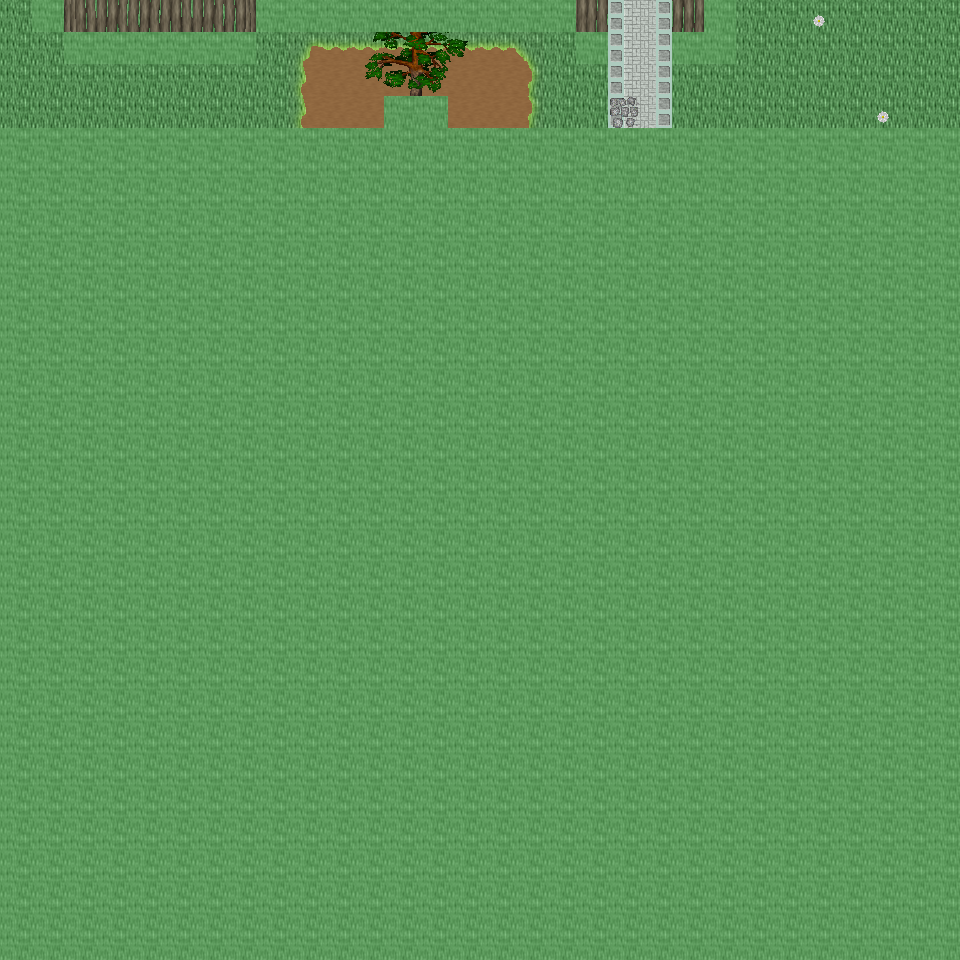

A level layout from a 2D game, rendered from its tile map. Below: a short description, then the map file with tile-grid data replaced by summaries:
An orthogonal 30x30 tile map with 32x32 px tiles, 6 tile layers (Ground, Object, Object2, Above, ...), 61 tilesets and 6 objects (6x mapchange).

<map version="1.0" orientation="orthogonal" renderorder="right-down" width="30" height="30" tilewidth="32" tileheight="32" nextobjectid="7">
  <tileset firstgid="1" name="tileset_ground_ground" tilewidth="32" tileheight="32" tilecount="33" columns="3">
    <image source="../drawable/tileset_ground_ground.png" width="96" height="352" />
  </tileset>
  <tileset firstgid="34" name="tileset_ground_ground_2" tilewidth="32" tileheight="32" tilecount="4" columns="4">
    <image source="../drawable/tileset_ground_ground_2.png" width="128" height="32" />
  </tileset>
  <tileset firstgid="38" name="tileset_building_wall_wall_brown" tilewidth="32" tileheight="32" tilecount="12" columns="3">
    <image source="../drawable/tileset_building_wall_wall_brown.png" width="96" height="128" />
  </tileset>
  <tileset firstgid="50" name="tileset_building_roof_green" tilewidth="32" tileheight="32" tilecount="20" columns="5">
    <image source="../drawable/tileset_building_roof_green.png" width="160" height="128" />
  </tileset>
  <tileset firstgid="70" name="tileset_building_roof_red" tilewidth="32" tileheight="32" tilecount="20" columns="5">
    <image source="../drawable/tileset_building_roof_red.png" width="160" height="128" />
  </tileset>
  <tileset firstgid="90" name="tileset_building_roof_blue" tilewidth="32" tileheight="32" tilecount="20" columns="5">
    <image source="../drawable/tileset_building_roof_blue.png" width="160" height="128" />
  </tileset>
  <tileset firstgid="110" name="tileset_ground_cobbled_paving" tilewidth="32" tileheight="32" tilecount="1" columns="1">
    <image source="../drawable/tileset_ground_cobbled_paving.png" width="32" height="32" />
  </tileset>
  <tileset firstgid="111" name="tileset_plant_flower_daisy_white" tilewidth="32" tileheight="32" tilecount="8" columns="2">
    <image source="../drawable/tileset_plant_flower_daisy_white.png" width="64" height="128" />
  </tileset>
  <tileset firstgid="119" name="tileset_ground_ridge_earth_pale" tilewidth="32" tileheight="32" tilecount="96" columns="12">
    <image source="../drawable/tileset_ground_ridge_earth_pale.png" width="384" height="256" />
  </tileset>
  <tileset firstgid="215" name="tileset_ground_grass_edges" tilewidth="32" tileheight="32" tilecount="36" columns="12">
    <image source="../drawable/tileset_ground_grass_edges.png" width="384" height="96" />
  </tileset>
  <tileset firstgid="251" name="tileset_ground_grass_corners" tilewidth="32" tileheight="32" tilecount="24" columns="6">
    <image source="../drawable/tileset_ground_grass_corners.png" width="192" height="128" />
  </tileset>
  <tileset firstgid="275" name="tileset_building_wall_stone" tilewidth="32" tileheight="32" tilecount="12" columns="3">
    <image source="../drawable/tileset_building_wall_stone.png" width="96" height="128" />
  </tileset>
  <tileset firstgid="287" name="tileset_building_door_door_n" tilewidth="32" tileheight="32" tilecount="6" columns="3">
    <image source="../drawable/tileset_building_door_door_n.png" width="96" height="64" />
  </tileset>
  <tileset firstgid="293" name="tileset_plant_bush_hedge" tilewidth="32" tileheight="32" tilecount="35" columns="5">
    <image source="../drawable/tileset_plant_bush_hedge.png" width="160" height="224" />
  </tileset>
  <tileset firstgid="328" name="tileset_plant_flower_daisy_blue" tilewidth="32" tileheight="32" tilecount="8" columns="2">
    <image source="../drawable/tileset_plant_flower_daisy_blue.png" width="64" height="128" />
  </tileset>
  <tileset firstgid="336" name="tileset_plant_flower_daisy_yellow" tilewidth="32" tileheight="32" tilecount="8" columns="2">
    <image source="../drawable/tileset_plant_flower_daisy_yellow.png" width="64" height="128" />
  </tileset>
  <tileset firstgid="344" name="tileset_plant_flower_daisy_red" tilewidth="32" tileheight="32" tilecount="8" columns="2">
    <image source="../drawable/tileset_plant_flower_daisy_red.png" width="64" height="128" />
  </tileset>
  <tileset firstgid="352" name="tileset_plant_grasses" tilewidth="32" tileheight="32" tilecount="6" columns="3">
    <image source="../drawable/tileset_plant_grasses.png" width="96" height="64" />
  </tileset>
  <tileset firstgid="358" name="tileset_building_fence_fence_chunky" tilewidth="32" tileheight="32" tilecount="21" columns="3">
    <image source="../drawable/tileset_building_fence_fence_chunky.png" width="96" height="224" />
  </tileset>
  <tileset firstgid="379" name="tileset_building_window_window_left" tilewidth="32" tileheight="32" tilecount="2" columns="2">
    <image source="../drawable/tileset_building_window_window_left.png" width="64" height="32" />
  </tileset>
  <tileset firstgid="381" name="tileset_building_window_window_right" tilewidth="32" tileheight="32" tilecount="2" columns="2">
    <image source="../drawable/tileset_building_window_window_right.png" width="64" height="32" />
  </tileset>
  <tileset firstgid="383" name="tileset_plant_leaves" tilewidth="32" tileheight="32" tilecount="8" columns="4">
    <image source="../drawable/tileset_plant_leaves.png" width="128" height="64" />
  </tileset>
  <tileset firstgid="391" name="tileset_ground_rock_rocks_2" tilewidth="32" tileheight="32" tilecount="4" columns="2">
    <image source="../drawable/tileset_ground_rock_rocks_2.png" width="64" height="64" />
  </tileset>
  <tileset firstgid="395" name="tileset_plant_bush_bushes" tilewidth="32" tileheight="32" tilecount="10" columns="5">
    <image source="../drawable/tileset_plant_bush_bushes.png" width="160" height="64" />
  </tileset>
  <tileset firstgid="405" name="tileset_plant_tree_tree_darkgreen" tilewidth="32" tileheight="32" tilecount="88" columns="8">
    <image source="../drawable/tileset_plant_tree_tree_darkgreen.png" width="256" height="352" />
  </tileset>
  <tileset firstgid="493" name="tileset_building_window_window_long" tilewidth="32" tileheight="32" tilecount="3" columns="3">
    <image source="../drawable/tileset_building_window_window_long.png" width="96" height="32" />
  </tileset>
  <tileset firstgid="496" name="tileset_furniture_table_table_with_hob" tilewidth="32" tileheight="32" tilecount="5" columns="5">
    <image source="../drawable/tileset_furniture_table_table_with_hob.png" width="160" height="32" />
  </tileset>
  <tileset firstgid="501" name="tileset_furniture_chair_wooden" tilewidth="32" tileheight="32" tilecount="5" columns="5">
    <image source="../drawable/tileset_furniture_chair_wooden.png" width="160" height="32" />
  </tileset>
  <tileset firstgid="506" name="tileset_item_chest_large" tilewidth="32" tileheight="32" tilecount="8" columns="4">
    <image source="../drawable/tileset_item_chest_large.png" width="128" height="64" />
  </tileset>
  <tileset firstgid="514" name="tileset_object_well" tilewidth="32" tileheight="32" tilecount="4" columns="2">
    <image source="../drawable/tileset_object_well.png" width="64" height="64" />
  </tileset>
  <tileset firstgid="518" name="tileset_item_pot_dark_barrel" tilewidth="32" tileheight="32" tilecount="2" columns="1">
    <image source="../drawable/tileset_item_pot_dark_barrel.png" width="32" height="64" />
  </tileset>
  <tileset firstgid="520" name="tileset_building_decoration_banner" tilewidth="32" tileheight="32" tilecount="12" columns="1">
    <image source="../drawable/tileset_building_decoration_banner.png" width="32" height="384" />
  </tileset>
  <tileset firstgid="532" name="tileset_item_pot_pot_burgundy" tilewidth="32" tileheight="32" tilecount="1" columns="1">
    <image source="../drawable/tileset_item_pot_pot_burgundy.png" width="32" height="32" />
  </tileset>
  <tileset firstgid="533" name="tileset_item_statue_green_stone_3" tilewidth="32" tileheight="32" tilecount="3" columns="1">
    <image source="../drawable/tileset_item_statue_green_stone_3.png" width="32" height="96" />
  </tileset>
  <tileset firstgid="536" name="tileset_item_postbox" tilewidth="32" tileheight="32" tilecount="4" columns="2">
    <image source="../drawable/tileset_item_postbox.png" width="64" height="64" />
  </tileset>
  <tileset firstgid="540" name="tileset_ground_ladder_steps" tilewidth="32" tileheight="32" tilecount="6" columns="3">
    <image source="../drawable/tileset_ground_ladder_steps.png" width="96" height="64" />
  </tileset>
  <tileset firstgid="546" name="tileset_item_statue_bird" tilewidth="32" tileheight="32" tilecount="8" columns="2">
    <image source="../drawable/tileset_item_statue_bird.png" width="64" height="128" />
  </tileset>
  <tileset firstgid="554" name="tileset_item_statue_fairypool" tilewidth="32" tileheight="32" tilecount="16" columns="2">
    <image source="../drawable/tileset_item_statue_fairypool.png" width="64" height="256" />
  </tileset>
  <tileset firstgid="570" name="tileset_building_decoration_rocks_2" tilewidth="32" tileheight="32" tilecount="2" columns="1">
    <image source="../drawable/tileset_building_decoration_rocks_2.png" width="32" height="64" />
  </tileset>
  <tileset firstgid="572" name="tileset_item_pot_pot_purple" tilewidth="32" tileheight="32" tilecount="1" columns="1">
    <image source="../drawable/tileset_item_pot_pot_purple.png" width="32" height="32" />
  </tileset>
  <tileset firstgid="573" name="tileset_item_pot_barrel" tilewidth="32" tileheight="32" tilecount="2" columns="1">
    <image source="../drawable/tileset_item_pot_barrel.png" width="32" height="64" />
  </tileset>
  <tileset firstgid="575" name="tileset_building_decoration_chimney_big" tilewidth="32" tileheight="32" tilecount="2" columns="1">
    <image source="../drawable/tileset_building_decoration_chimney_big.png" width="32" height="64" />
  </tileset>
  <tileset firstgid="577" name="tileset_building_decoration_library_banner" tilewidth="32" tileheight="32" tilecount="6" columns="3">
    <image source="../drawable/tileset_building_decoration_library_banner.png" width="96" height="64" />
  </tileset>
  <tileset firstgid="583" name="tileset_building_decoration_chimney" tilewidth="32" tileheight="32" tilecount="2" columns="1">
    <image source="../drawable/tileset_building_decoration_chimney.png" width="32" height="64" />
  </tileset>
  <tileset firstgid="585" name="tileset_plant_bush_large_green" tilewidth="32" tileheight="32" tilecount="9" columns="3">
    <image source="../drawable/tileset_plant_bush_large_green.png" width="96" height="96" />
  </tileset>
  <tileset firstgid="594" name="tileset_plant_mosses" tilewidth="32" tileheight="32" tilecount="16" columns="4">
    <image source="../drawable/tileset_plant_mosses.png" width="128" height="128" />
  </tileset>
  <tileset firstgid="610" name="tileset_item_statue_cross" tilewidth="32" tileheight="32" tilecount="1" columns="1">
    <image source="../drawable/tileset_item_statue_cross.png" width="32" height="32" />
  </tileset>
  <tileset firstgid="611" name="tileset_logic_collision" tilewidth="32" tileheight="32" tilecount="1" columns="1">
    <image source="../drawable/tileset_logic_collision.png" width="32" height="32" />
  </tileset>
  <tileset firstgid="612" name="tileset_building_decoration_coal_fire" tilewidth="32" tileheight="32" tilecount="4" columns="2">
    <image source="../drawable/tileset_building_decoration_coal_fire.png" width="64" height="64" />
  </tileset>
  <tileset firstgid="616" name="tileset_ground_green_paving" tilewidth="32" tileheight="32" tilecount="18" columns="3">
    <image source="../drawable/tileset_ground_green_paving.png" width="96" height="192" />
  </tileset>
  <tileset firstgid="634" name="tileset_building_fence_palisade" tilewidth="32" tileheight="32" tilecount="84" columns="6">
    <image source="../drawable/tileset_building_fence_palisade.png" width="192" height="448" />
  </tileset>
  <tileset firstgid="718" name="tileset_furniture_table_wooden_rectangular" tilewidth="32" tileheight="32" tilecount="9" columns="3">
    <image source="../drawable/tileset_furniture_table_wooden_rectangular.png" width="96" height="96" />
  </tileset>
  <tileset firstgid="727" name="tileset_plant_flower_flowers_mixed" tilewidth="32" tileheight="32" tilecount="16" columns="4">
    <image source="../drawable/tileset_plant_flower_flowers_mixed.png" width="128" height="128" />
  </tileset>
  <tileset firstgid="743" name="tileset_plant_flower_pointed_yellow" tilewidth="32" tileheight="32" tilecount="2" columns="2">
    <image source="../drawable/tileset_plant_flower_pointed_yellow.png" width="64" height="32" />
  </tileset>
  <tileset firstgid="745" name="tileset_plant_tree_pine_tree" tilewidth="32" tileheight="32" tilecount="20" columns="4">
    <image source="../drawable/tileset_plant_tree_pine_tree.png" width="128" height="160" />
  </tileset>
  <tileset firstgid="765" name="tileset_plant_stump_small_stump" tilewidth="32" tileheight="32" tilecount="4" columns="2">
    <image source="../drawable/tileset_plant_stump_small_stump.png" width="64" height="64" />
  </tileset>
  <tileset firstgid="769" name="tileset_plant_tree_pine_tree_2" tilewidth="32" tileheight="32" tilecount="20" columns="4">
    <image source="../drawable/tileset_plant_tree_pine_tree_2.png" width="128" height="160" />
  </tileset>
  <tileset firstgid="789" name="tileset_item_firewood" tilewidth="32" tileheight="32" tilecount="12" columns="3">
    <image source="../drawable/tileset_item_firewood.png" width="96" height="128" />
  </tileset>
  <tileset firstgid="801" name="tileset_furniture_light_lamp_blue" tilewidth="32" tileheight="32" tilecount="3" columns="1">
    <image source="../drawable/tileset_furniture_light_lamp_blue.png" width="32" height="96" />
  </tileset>
  <tileset firstgid="804" name="tileset_item_sign_large" tilewidth="32" tileheight="32" tilecount="15" columns="5">
    <image source="../drawable/tileset_item_sign_large.png" width="160" height="96" />
  </tileset>
  <tileset firstgid="819" name="tileset_plant_bushes_and_trees" tilewidth="32" tileheight="32" tilecount="144" columns="16">
    <image source="../drawable/tileset_plant_bushes_and_trees.png" width="512" height="289" />
  </tileset>
  <layer name="Ground" width="30" height="30">
    <data>[900 cells, 120 non-empty, 3 distinct tile ids]</data>
  </layer>
  <layer name="Object" width="30" height="30">
    <data>[900 cells, 29 non-empty, 14 distinct tile ids]</data>
  </layer>
  <layer name="Object2" width="30" height="30">
    <data>[900 cells, 21 non-empty, 12 distinct tile ids]</data>
  </layer>
  <layer name="Above" width="30" height="30">
    <data>[900 cells, 21 non-empty, 20 distinct tile ids]</data>
  </layer>
  <layer name="Above2" width="30" height="30">
    <data>[900 cells, 2 non-empty, 2 distinct tile ids]</data>
  </layer>
  <layer name="Walkable" width="30" height="30">
    <data>[900 cells, 803 non-empty, 1 distinct tile ids]</data>
  </layer>
  <objectgroup name="MapEvents">
    <object id="1" name="north" type="mapchange" x="0" y="0" width="32" height="32">
      <properties>
        <property name="map" value="0_ados_mountain_n2_w2_x1_y1" />
        <property name="place" value="south" />
      </properties>
    </object>
    <object id="2" name="north2" type="mapchange" x="64" y="0" width="192" height="32">
      <properties>
        <property name="map" value="0_ados_mountain_n2_w2_x1_y1" />
        <property name="place" value="south2" />
      </properties>
    </object>
    <object id="3" name="north3" type="mapchange" x="576" y="0" width="128" height="32">
      <properties>
        <property name="map" value="0_ados_mountain_n2_w2_x1_y1" />
        <property name="place" value="south3" />
      </properties>
    </object>
    <object id="4" name="north4" type="mapchange" x="736" y="0" width="224" height="32">
      <properties>
        <property name="map" value="0_ados_mountain_n2_w2_x1_y1" />
        <property name="place" value="south4" />
      </properties>
    </object>
    <object id="5" name="west" type="mapchange" x="0" y="0" width="32" height="128">
      <properties>
        <property name="map" value="0_ados_mountain_n2_w2_x0_y2" />
        <property name="place" value="east" />
      </properties>
    </object>
    <object id="6" name="east" type="mapchange" x="928" y="0" width="32" height="128">
      <properties>
        <property name="map" value="0_ados_mountain_n2_w2_x2_y2" />
        <property name="place" value="west" />
      </properties>
    </object>
  </objectgroup>
</map>
